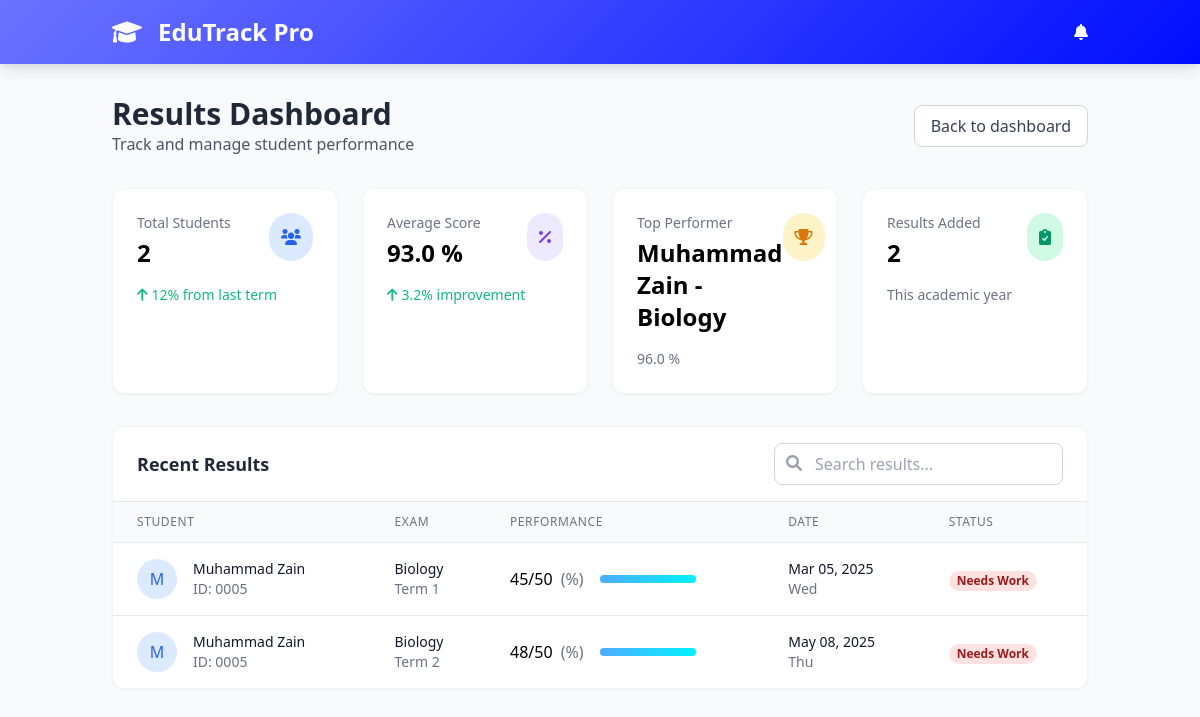
Page /student-results/ on the committed database.
### school/models.py (models this page shows, shortened)
class Result(models.Model):
    student = models.ForeignKey(Student, on_delete=models.CASCADE)
    exam_name = models.CharField(max_length=100)
    marks_obtained = models.IntegerField()
    total_marks = models.IntegerField()
    result_date = models.DateField()
    def __str__(self):
        return f"{self.student.name} - {self.exam_name}"

class Student(models.Model):
    name = models.CharField(max_length=100)
    email = models.EmailField(unique=True)
    roll_no = models.CharField(max_length=20, unique=True)
    subject = models.CharField(max_length=50)
    date_of_birth = models.DateField()

### school/views.py (the view)
# urls.py: path('student-results/', views.student_result_view, name='student-results'),
def student_result_view (req):
    results = Result.objects.select_related('student').all()
    total_students = Student.objects.count()
    top_result = Result.objects.order_by('-marks_obtained').first()
    top_result_percentage = (top_result.marks_obtained/top_result.total_marks)*100
    data = Result.objects.aggregate(
        total_obtained=Sum('marks_obtained'),
        total_full=Sum('total_marks'),
        total_results=Count('id')
    )
    average_percentage = (data['total_obtained'] / data['total_full']) * 100
    average_percentage = round(average_percentage, 2)
    return render (req, 'dashboards/student/result/result_list.html', {'results': results,
                                                                           'total_students': total_students,
                                                                           'top_result' : top_result,
                                                                           'top_result_percentage':top_result_percentage,
                                                                           'average_percentage':average_percentage,})

### school/templates/dashboards/student/result/result_list.html (shortened to what this page needs)
{% load static %}
<!DOCTYPE html>
<html lang="en">
<head>
    <link href="https://cdn.jsdelivr.net/npm/tailwindcss@2.2.19/dist/tailwind.min.css" rel="stylesheet">
    <link rel="stylesheet" href="https://cdnjs.cloudflare.com/ajax/libs/font-awesome/6.0.0/css/all.min.css">
</head>
<body class="bg-gray-50">
    <div class="min-h-screen">
        <header class="gradient-bg text-white shadow-lg">
            <div class="container mx-auto px-6 py-4">
                <div class="flex items-center justify-between">
                    <div class="flex items-center space-x-4">
                        <i class="fas fa-graduation-cap text-2xl"></i>
                        <h1 class="text-2xl font-bold">EduTrack Pro</h1>
                    </div>
                    <div class="flex items-center space-x-6">
                        <button class="hover:text-blue-200 transition">
                            <i class="fas fa-bell"></i>
                        </button>
                    </div>
                </div>
            </div>
        </header>
        <main class="container mx-auto px-6 py-8">
            <div class="flex flex-col md:flex-row justify-between items-start md:items-center mb-8">
                <div>
                    <h2 class="text-3xl font-bold text-gray-800">Results Dashboard</h2>
                    <p class="text-gray-600">Track and manage student performance</p>
                </div>
                <div class="mt-4 md:mt-0 flex space-x-3">
                    <a href='/admin-dashboard' class="bg-white border border-gray-300 text-gray-700 px-4 py-2 rounded-lg hover:bg-gray-50 transition flex items-center">
                         Back to dashboard
                    </a>
                </div>
            </div>
            <div class="grid grid-cols-1 md:grid-cols-4 gap-6 mb-8">
                <div class="bg-white p-6 rounded-xl shadow-sm border border-gray-100">
                    <div class="flex justify-between items-start">
                        <div>
                            <p class="text-gray-500 text-sm">Total Students</p>
                            <h3 class="text-2xl font-bold mt-1">{{total_students}}</h3>
                        </div>
                        <div class="bg-blue-100 p-3 rounded-full">
                            <i class="fas fa-users text-blue-600"></i>
                        </div>
                    </div>
                    <div class="mt-4">
                        <div class="flex items-center text-green-500 text-sm">
                            <i class="fas fa-arrow-up mr-1"></i>
                            <span>12% from last term</span>
                        </div>
                    </div>
                </div>
                <div class="bg-white p-6 rounded-xl shadow-sm border border-gray-100">
                    <div class="flex justify-between items-start">
                        <div>
                            <p class="text-gray-500 text-sm">Average Score</p>
                            <h3 class="text-2xl font-bold mt-1">{{average_percentage}} %</h3>
                        </div>
                        <div class="bg-purple-100 p-3 rounded-full">
                            <i class="fas fa-percentage text-purple-600"></i>
                        </div>
                    </div>
                    <div class="mt-4">
                        <div class="flex items-center text-green-500 text-sm">
                            <i class="fas fa-arrow-up mr-1"></i>
                            <span>3.2% improvement</span>
                        </div>
                    </div>
                </div>
                <div class="bg-white p-6 rounded-xl shadow-sm border border-gray-100">
                    <div class="flex justify-between items-start">
                        <div>
                            <p class="text-gray-500 text-sm">Top Performer</p>
                            <h3 class="text-2xl font-bold mt-1">{{top_result}}</h3>
                        </div>
                        <div class="bg-yellow-100 p-3 rounded-full">
                            <i class="fas fa-trophy text-yellow-600"></i>
                        </div>
                    </div>
                    <div class="mt-4">
                        <div class="flex items-center text-gray-500 text-sm">
                            <span>{{top_result_percentage}} %</span>
                        </div>
                    </div>
                </div>
                <div class="bg-white p-6 rounded-xl shadow-sm border border-gray-100">
                    <div class="flex justify-between items-start">
                        <div>
                            <p class="text-gray-500 text-sm">Results Added</p>
                            <h3 class="text-2xl font-bold mt-1">{{ results|length }}</h3>
                        </div>
                        <div class="bg-green-100 p-3 rounded-full">
                            <i class="fas fa-clipboard-check text-green-600"></i>
                        </div>
                    </div>
                    <div class="mt-4">
                        <div class="flex items-center text-gray-500 text-sm">
                            <span>This academic year</span>
                        </div>
                    </div>
                </div>
            </div>
            <div class="bg-white rounded-xl shadow-sm border border-gray-100 overflow-hidden">
                <div class="px-6 py-4 border-b border-gray-200 flex justify-between items-center">
                    <h3 class="text-lg font-semibold text-gray-800">Recent Results</h3>
                    <div class="relative">
                        <input type="text" placeholder="Search results..." class="pl-10 pr-4 py-2 border border-gray-300 rounded-lg focus:outline-none focus:ring-2 focus:ring-blue-500 focus:border-transparent">
                        <i class="fas fa-search absolute left-3 top-3 text-gray-400"></i>
                    </div>
                </div>
                <div class="overflow-x-auto">
                    <table class="min-w-full divide-y divide-gray-200">
                        <thead class="bg-gray-50">
                            <tr>
                                <th scope="col" class="px-6 py-3 text-left text-xs font-medium text-gray-500 uppercase tracking-wider">Student</th>
                                <th scope="col" class="px-6 py-3 text-left text-xs font-medium text-gray-500 uppercase tracking-wider">Exam</th>
                                <th scope="col" class="px-6 py-3 text-left text-xs font-medium text-gray-500 uppercase tracking-wider">Performance</th>
                                <th scope="col" class="px-6 py-3 text-left text-xs font-medium text-gray-500 uppercase tracking-wider">Date</th>
                                <th scope="col" class="px-6 py-3 text-left text-xs font-medium text-gray-500 uppercase tracking-wider">Status</th>
                            </tr>
                        </thead>
                        <tbody class="bg-white divide-y divide-gray-200">
                            {% for result in results %}
                            <tr class="hover:bg-gray-50 transition">
                                <td class="px-6 py-4 whitespace-nowrap">
                                    <div class="flex items-center">
                                        <div class="flex-shrink-0 h-10 w-10 rounded-full bg-blue-100 flex items-center justify-center">
                                            <span class="text-blue-600 font-medium">{{ result.student.name|slice:":1" }}</span>
                                        </div>
                                        <div class="ml-4">
                                            <div class="text-sm font-medium text-gray-900">{{ result.student.name }}</div>
                                            <div class="text-sm text-gray-500">ID: {{ result.student.id|stringformat:"04d" }}</div>
                                        </div>
                                    </div>
                                </td>
                                <td class="px-6 py-4 whitespace-nowrap">
                                    <div class="text-sm text-gray-900 font-medium">{{ result.exam_name }}</div>
                                    <div class="text-sm text-gray-500">Term {{ forloop.counter }}</div>
                                </td>
                                <td class="px-6 py-4 whitespace-nowrap">
                                    <div class="flex items-center">
                                        <div class="mr-4">
                                            <span class="font-medium">{{ result.marks_obtained }}/{{ result.total_marks }}</span>
                                            <span class="text-gray-500 ml-1">({{ result.percentage|floatformat:1 }}%)</span>
                                        </div>
                                        <div class="w-24">
                                            <div class="progress-bar">
                                                <div class="progress-fill" style="width: {{ result.percentage }}%"></div>
                                            </div>
                                        </div>
                                    </div>
                                </td>
                                <td class="px-6 py-4 whitespace-nowrap">
                                    <div class="text-sm text-gray-900">{{ result.result_date|date:"M d, Y" }}</div>
                                    <div class="text-sm text-gray-500">{{ result.result_date|date:"D" }}</div>
                                </td>
                                <td class="px-6 py-4 whitespace-nowrap">
                                    {% if result.percentage >= 75 %}
                                    <span class="px-2 inline-flex text-xs leading-5 font-semibold rounded-full bg-green-100 text-green-800">
                                        Excellent
                                    </span>
                                    {% elif result.percentage >= 50 %}
                                    <span class="px-2 inline-flex text-xs leading-5 font-semibold rounded-full bg-blue-100 text-blue-800">
                                        Good
                                    </span>
                                    {% else %}
                                    <span class="px-2 inline-flex text-xs leading-5 font-semibold rounded-full bg-red-100 text-red-800">
                                        Needs Work
                                    </span>
                                    {% endif %}
                                </td>
                            </tr>
                            {% endfor %}
                        </tbody>
                    </table>
                </div>
            </div>
        </main>
    </div>
</body>
</html>

### school/templates/dashboards/student/result/result_list.html (style rules this page uses)
.gradient-bg { background: linear-gradient(135deg, #6b73ff 0%, #000dff 100%); }
.progress-bar { height: 8px; border-radius: 4px; background-color: #e0e0e0; }
.progress-fill { height: 100%; border-radius: 4px; background: linear-gradient(90deg, #4facfe 0%, #00f2fe 100%); transition: width 0.5s ease; }

### rows in the picture
Result: student+exam_name "Muhammad Zain - Biology", student.name "M", student.name "Muhammad Zain", student.id "0005", exam_name "Biology", marks_obtained "48", total_marks "50", result_date "May 08, 2025", result_date "Thu"
Result: student.name "M", student.name "Muhammad Zain", student.id "0005", exam_name "Biology", marks_obtained "45", total_marks "50", result_date "Mar 05, 2025", result_date "Wed"

### other values in the picture
{{ total_students }} "2"
{{ average_percentage }} "93.0"
{{ top_result_percentage }} "96.0"
{{ results|length }} "2"
